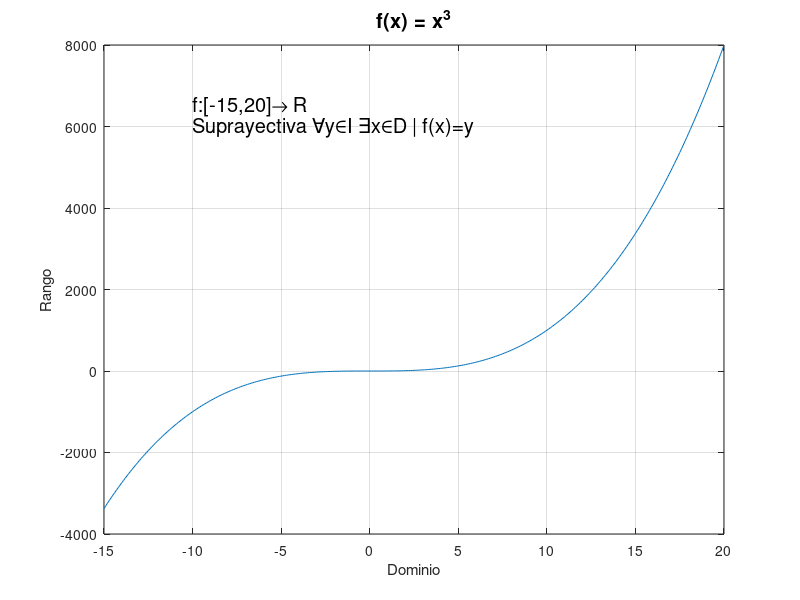

This figure's MATLAB source:
%Octave Script
%Title		    :Funcion biyectiva, inyectiva y suprayectiva
%Description	:Script que grafica la funcion 3 y la clasifica
%Authors	    :Suseth Abigail Sandoval Damian
%Date		      :2021_11_11
% Version	    :1
% Usage		    :octave> /path/Fun_3.m
% Notes		    :Se requiere plicacion Octave

% Limpiar variables
clear

%Intervalo de la funcion
x=-15:0.1:20;

% Funcion a graficar
fx= x.^3;

% Dibujar funcion
plot(x, fx);
grid

% Titulo de grafica
title(['\fontsize{20}f(x) = x^3']);

% Etiqueta para eje x
xlabel(['Dominio']);

% Etiqueta para eje y
ylabel(['Rango']);

text(-10,6500,strcat('\fontsize{20}f:[-15,20]\rightarrow R'));
text(-10,6000,strcat('\fontsize{20}Suprayectiva \forally\inI \existsx\inD | f(x)=y'));

% Salidas
f = 'f(x) = x^3';
fun = 'f:[-15,20]->R';
e = 'Es suprayectiva porque no hay elementos sueltos';
e2 = 'Todos los elementos del dominio tienen I h(x)';
tipo = 'Suprayectiva';
disp('');
disp(['La funcion es ', num2str(f)]);
disp('');
disp(['Esta es una funcion ', num2str(tipo)]);
disp([num2str(e)]);
disp([num2str(e2)]);
disp('');
